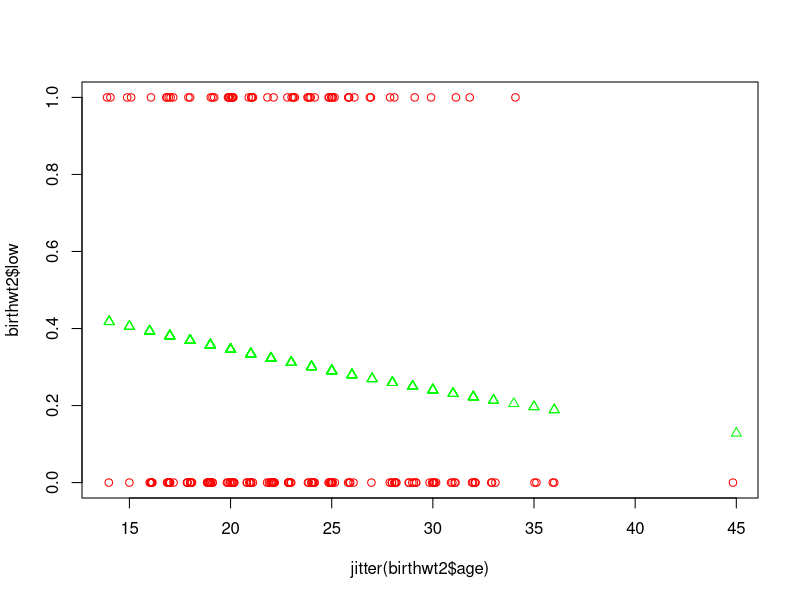

The R source for this figure: (Note: this script raises an error after producing the figure.)
j <- list(name = 'Joe', salary = 55000, union = T)
j

j[[2]]
j$salary

j$sales<-c(100,200,300)

j[[5]]<- 'Manager'

length(j$sales)

names(j)
str(j)

unlist(j, use.names = FALSE)
j

?lapply()

lapply(list(1:3,25:29),mean)

sapply(list(1:3,25:29), mean)

a<-list(a = 1, b = 2, c = list(d = 3, e = 4))

list(a = 1, b = matrix(c(1, 2, 3, 4), ncol = 2, nrow = 2))

firstpar <- "It was a bright cold day in April and the clocks were striking thirteen
Winston Smith his chin nuzzled into his breast in an effort to escape the vile wind
slipped quickly through the glass doors of Victory Mansions though not quickly enough
to prevent a swirl of gritty dust from entering along with him"

firstpar

findwords <- function(tf) {
  txt <- unlist(strsplit(tf, ' ')) # Read in the words from the text and separate into a vector
  wl <- list() # Create a list to store the words and their positions
  for(i in 1:length(txt)) { # Loop through each word
    wrd <- txt[i] # Get the current word
    wl[[wrd]] <- c(wl[[wrd]], i) # Add its position to the list with the appropriate tag
  }
  return(wl) # Return the answer as a list
}

head(findwords(firstpar), 4)

kids <- c('Jack', 'Jill')
ages <- c(12, 10)
d <- data.frame(kids, ages)
d

d$kids[2]

str(d)
mode(d)


data(women)
str(women)

head(women)
women[1:2,]

women[women$height>70,]

subset(women, weight < 130)

subset(women, height >70)

women[1,1] <- women[13,2] <- NA
head(women)


women<-women[complete.cases(women),]

str(women)


?cbind
#women5<-(women, letters[1:15])
women2 <- cbind(women, letters[1:13])
rbind(women, c(73, 166))

women4 <- cbind(women, women$height * 2.54, women$weight * 0.45)
women4

#colnames(women4)[which(names(women4) == "women$height * 2.54")] <- "Jatin"

names(women4) <- c('heightin', 'weightlbs', 'heightcm', 'weightkg')

head(women4)

d1 <- data.frame(kids = c('Jack', 'Jill', 'Jillian', 'John'),
                 county = c('Dublin', 'Cork', 'Donegal', 'Kerry'))
d2 <- data.frame(ages = c(10, 7, 12),
                 kids = c('Jill', 'Lillian', 'Jack'))

merge(d1,d2)

?lapply

lapply(d1,sort)

data.frame(lapply(d1, sort))

library(MASS)
help(birthwt)
str(birthwt)

birthwt2 <- birthwt[,-c(4, 10)]

str(birthwt2)

logfun <- function(x) {
  glm(birthwt2$low ~ x, family=binomial)$coef
}

sapply(birthwt2[,-1], logfun)


mod <- glm(birthwt2$low ~ birthwt2$age, family = binomial)$coef
plot(jitter(birthwt2$age), birthwt2$low, col = "red")
points(birthwt2$age, 1 / (1 + exp(-(mod[1] + mod[2] * birthwt2$age))),
       pch = 2, col = "green")

data(esoph)
str(esoph)
help(esoph)

esoph$ncases[15]

esoph$Total<-esoph$ncases + esoph$ncontrols

Total<-esoph[,4:5]

sapply(Total,'mean')
sapply(Total,'sd')
sapply(Total,'IQR')

?sapply

?"|"
str(esoph)
test<-subset(esoph, alcgp=='0-39g/day')

sapply(test,'mean')

mean(test$ncases)

Only_X_Role <- subset(Data,id %in% rownames(xtab)[xtab[,"X"]==0])


#Week4 Graphs
x <- c(1, 2, 3); y <- c(1, 2, 4)
plot(x,y)

plot(x, y,
     xlab = "x", ylab = "y", # specify the x and y-axis labels
     type = "l", # specify the plot type to be a line
     main = "My graph") # specify the main title


plot(c(1, 2, 3), c(1, 2, 3))
plot(c(3, 2, 1), c(1, 2, 3))

plot(x, y, type = "n") # create blank graph
lines(x, y, col = "red", lty = 2, lwd = 3) # add the red line
points(x, y, col = "blue", pch = 17, cex = 2) # add the blue points

#lty-linetype
#lwd- line width

plot(x, y, type = "b", pch = 17)
text(1.5, 2.5, "Text here")
mtext("Margin text", side = 3, line = 1)

colours()

par(bg = "yellow") # yellow background
plot(x, y, type = "n")
lines(x, y, col = "blue") # blue lines
points(x, y, pch = 4, col = "red") # red points


plot(x, y, type = "p", pch = 4, col = "red")
lines(x, y, lty = 2, col = "red" )
legend(1, 4, legend = c("My points", "My lines"), # vector containing the text to appear in the legend
       pch = c(4, -1), lty = c(-1, 2), col = "red")


plot(x, y, type = "b", pch = 4) # same plot of slide 8
text(1.5, 2.5, "Text here", cex = 4)

plot(x, y, type = "b", pch = 4, col = "red", lty = 2, xlim = c(0, 10), ylim = c(-2, 5))

plot(x, y, type = "b", pch = 4, col = "red", lty = 2, xlim = c(10, 0), ylim = c(-2, 5))


plot(x, y, type = "b", pch = 4, col = "red", xaxt = "n")
axis(side = 1, at = seq(1, 3, by = 0.1), labels = TRUE)

par(mar = c(3, 3, 2, 1), mgp = c(2, 0.7, 0), las = 1)

stores <- factor(rep(c("Tesco", "Supervalu", "M&S", "Dunnes Stores"), c(100, 30, 25, 85)))
par(mar = c(3, 7, 1, 1)) # Adjust the margins on the four sides of the plot
barplot(height = table(stores), main = "Stores in Ireland", xlab = "Number of stores",
        col = 1:4, horiz = TRUE, las = 1)


?mgp

x <- birthwt$lwt
y <- birthwt$low
plot(x, y)

par(mar = c(3, 3, 2, 1),mgp = c(2, 0.7, 0),  las = 1)
plot(x, y, type = "n", xaxt = "n", yaxt = "n",
     xlab = "Mother's weight (lbs)", ylab = "Low birth weight (probability)")
title("Risk factors associated with low infant birth weight")
axis(1, at = pretty(x, n = 10))
axis(2, at = pretty(y, n = 10))
grid()
points(jitter(x, amount = 0.5), y, col = "blue", pch = 20)

mod <- glm(y ~ x, family = binomial)
xgrid <- seq(min(x), max(x), by = 1)
ypred <- predict(mod, data.frame(x = xgrid), se.fit = TRUE, type = "response")
lines(xgrid, ypred$fit, col = "red", lwd = 2)

ypred.lower <- ypred$fit - 1.96 * ypred$se.fit
ypred.upper <- ypred$fit + 1.96 * ypred$se.fit
polygon(c(xgrid, rev(xgrid)), c(ypred.lower, rev(ypred.upper)),
        col = newcol, border = NA)

legend("topright", legend = c("Data", "Fitted line", "95% CI"),
       pch = c(20, -1, 15), lty = c(-1, 1, -1), lwd = c(-1, 2, -1),
       col = c("blue", "red", newcol))


demo(graphics)

data(survey)
?survey
str(survey)

plot(survey$Wr.Hnd,survey$NW.Hnd,type = 'n', xlab = "Span of writing hand", ylab = "Span of non-writing hand")
points(survey$Wr.Hnd[survey$Sex=='Male'],survey$NW.Hnd[survey$Sex=='Male'], col='blue',pch = 16)
points(survey$Wr.Hnd[survey$Sex=='Female'],survey$NW.Hnd[survey$Sex=='Female'],col='red' ,pch = 17)


barplot(height = table(stores), main = "Stores in Ireland", xlab = "Number of stores",
        col = 1:4, horiz = FALSE, las = 1)

par(mfrow = c(2, 1)) 
title("Student smoking frequency")
barplot(table(survey$Smoke[survey$Sex=='Male']),col = 1:4, ylab = "Frequency")
barplot(table(survey$Smoke[survey$Sex=='Female']),col = 1:4, ylab = "Frequency")
par(mfrow = c(1,1))

# Use par(mfrow=c(2,1)) to create two bar charts of smoking frequency by sex
par(mfrow = c(2,1))
barplot(table(survey$Smoke[survey$Sex == 'Male']), col = 'blue', main = 'Smoking frquency by sex: Male', ylab = "Frequency")
barplot(table(survey$Smoke[survey$Sex == 'Female']), col = 'red', main = 'Smoking frquency by sex: Female', ylab = "Frequency")
par(mfrow = c(1,1))

# Create a boxplot of height by sex, include a title, gridlines, axis labels,colours and make sure the y-axis is set correctly (using las=1)
boxplot(survey$Pulse ~ survey$Exer, las = 1, main = 'Pulse rate by exercise status', col = c('red', 'blue', 'green'), ylab = 'Pulse (beats per min)', names = c("Frequently", "Some", "None"), xlab = "Exercise status")
grid()


#Week 5
x <- c(5, 12, 13, 12)
xf2 <- factor(x, levels = c(5, 12, 13, 88))
xf2

xf2[2] <- 100
?tapply

weight <- c(205, 331, 175, 117, 272, 251)
diet <- c('Diet_A', 'Diet_B', 'Diet_B', 'Diet_A', 'Diet_C', 'Diet_B')
tapply(weight, diet, mean)

split(weight, diet)

library(MASS)
by(birthwt, birthwt$race, function(m) glm(m[,1] ~ m[,2], family = binomial))

birthwt2 <- data.frame(birthwt$low, birthwt$race)
head(birthwt2)

table(birthwt2)

tab1 <- table(birthwt2)
tab1[1, 2]

tab1 / sum(tab1)

apply(tab1, 1, sum)

?apply

?aggregate

aggregate(birthwt$age, list(birthwt$race), mean)

cut(birthwt$bwt, c(0, 2000, 4000, 6000), labels = c('Low', 'Medium', 'High'),
    ordered_result = TRUE)


library(MASS)
attach(quine)
?quine
str(quine)

colnames(quine)<-c('Ethinicity','SEX','Age','Learnerstatus','Days')
head(quine)

table(quine$Ethinicity)

  
?factor

quine$Age <- factor(quine$Age,ordered=TRUE)

quine$Learnerstatus<-factor(quine$Learnerstatus,levels = c('SL', "AL"), ordered = TRUE)

#Use the table function to compare learner ability and ethnicity in a 2-way table.
#How many children in the study are slow learners? What other tables of interest
#can you create from this data set?

addmargins(table(quine$Ethinicity,quine$Learnerstatus,deparse.level = 2))

# How many children in the study are slow learners? 63
addmargins(table(quine$Learn, quine$Ethinicity, deparse.level = 2))

head(quine)
tapply(quine$Days,quine$Ethinicity,mean)
tapply(quine$Days,quine$Ethinicity,sd)

?aggregate

aggregate(quine$Days,list(quine$Age,quine$SEX),mean)

aggregate(quine$Days,list(quine$Age,quine$SEX),sd)

kk<-cut(quine$Days, c(0, 20, 60, 100), labels = c('few', 'Medium', 'many'),
    ordered_result = TRUE)

addmargins(table(kk))

for(i in 1:2) print(i)

x <- c(2, 4, 6)

i <- 2 # initialise i = 2
repeat{ # repeat the code in curly brackets
  print(i)
  print(i^2)
  i <- i + 2
  if(i > 8) break # exit the loop if i > 8
}

u <- matrix(1:6, 3, 2)
v <- matrix(7:12, 3, 2)

for(i in c('u', 'v')) {
  print(i) # print the value of i
  z <- get(i) # get the object with the name given by the current value of i
  print(colMeans(z)) # print the values of the column means
}


r <- 3
if(r == 4) {
  x <- 2
} else { # if( r != 4)
  x <- 3
  y <- 4
}

a <- c(3, 2, 1)
b <- c(1, 2, 3)
# check if: (a[1] > 1 AND b[1] < 2); (a[2] > 1 AND b[2] < 2); (a[3] > 1 AND b[3] < 2)
a > 1 & b < 2


fun1 <- function(x, printx = TRUE, printy = TRUE) {
  y <- x^2
  if(printx) print(x) # if(printx) is the same as if(printx == TRUE)
  if(printy) print(y) # if(printy) is the same as if(printy == TRUE)
  return(y)
}

answer <- fun1(5)

fun3 <- function(x, printy = TRUE) {
  y <- x^2
  if(printy) print(y)
  invisible(y) # do not print the value returned by the function if that's
  # not assigned to an object
}
fun3(5, FALSE)
answer <- fun3(5, FALSE)
answer


fun4 <- function(x = 7){
  return(x^2)
}
formals(fun4)

abline2 <- abline
page(abline2) # show the function in a "R page"
edit(abline2)


w <- 12
f <- function(y) { # create the function f
  d <- 8
  h <- function(){ # create the function h inside the function f
    return(d * (w + y)) # d is passed by the environment of f
    # w is passed by the global environment
    # y is passed as an argument of f
  }
  return(h()) # function f returns the value of h()
}

f(2)

quicksort <- function(x) {
  if(length(x) <= 1) return(x)
  pivot <- x[1] # take the first value as pivot
  therest <- x[-1] # create a new vector with all values but the pivot
  sv1 <- therest[therest < pivot] # subset of values smaller than the pivot
  sv2 <- therest[therest >= pivot] # subset of values greater than or = the pivot
  sv1 <- quicksort(sv1) # quicksort the values smaller than the pivot
  sv2 <- quicksort(sv2) # quicksort the values greater than or equal the pivot
  return(c(sv1, pivot, sv2))
}

quicksort(c(5, 4, 12, 13, 3, 8, 88))

"%a2b%" <- function(a, b) return(a + 2 * b)

3 %a2b% 5

M <- matrix(1:6, nrow = 3, ncol = 2)
f <- function(x) x / max(x)
apply(M, 1, f)

z <- matrix(c(1, 5, 6, 2, 3, 2), nrow = 3, ncol = 2)
z

z1 <- z[, 1]
z2 <- z[, 2]
min(z1, z2)

pmin(z1, z2)

D(expression(exp(x^2)), 'x')
exp(x^2) * (2 * x)

x <- seq(-4, 4, length = 100)
plot(x, dnorm(x), type = 'l')


x <- c(5, 13, 12, 5)
sort(x)

order(x)

rank(x)

d <- data.frame(kids = c('Jack', 'Jill', 'Billy'), ages = c(12, 10, 13))

d[order(d$kids),]
d[sort(d$kids),]

x <- 1:5
y <- 4:8

setequal(x, y)

4 %in% y

j <- list(name = 'Joe', salary = 55000, union = TRUE)
class(j) <- 'employee'
j 

print.employee <- function(wkr) {
  cat(wkr$name, '\n')
  cat('salary', wkr$salary, '\n')
  cat('union member', wkr$union, '\n')
}

j
